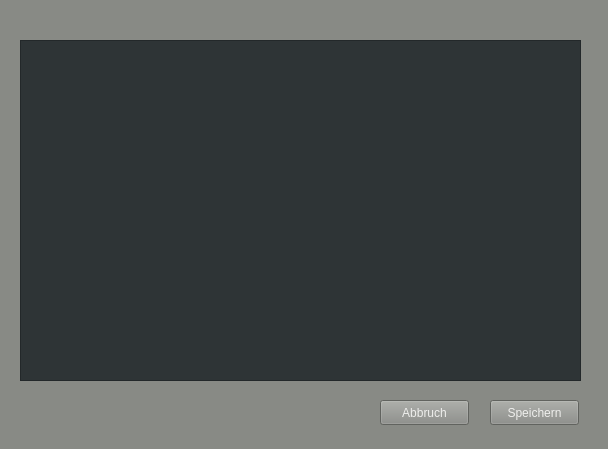
<?xml version="1.0" encoding="UTF-8"?>
<ui version="4.0">
 <class>Form</class>
 <widget class="QWidget" name="Form">
  <property name="geometry">
   <rect>
    <x>0</x>
    <y>0</y>
    <width>608</width>
    <height>449</height>
   </rect>
  </property>
  <property name="windowTitle">
   <string>Einstellungen</string>
  </property>
  <property name="styleSheet">
   <string notr="true">background-color: rgb(136, 138, 133);
color: rgb(238, 238, 236);</string>
  </property>
  <widget class="QTextEdit" name="textEdit">
   <property name="geometry">
    <rect>
     <x>20</x>
     <y>40</y>
     <width>561</width>
     <height>341</height>
    </rect>
   </property>
   <property name="styleSheet">
    <string notr="true">background-color: rgb(46, 52, 54);
color: rgb(238, 238, 236);</string>
   </property>
   <property name="acceptRichText">
    <bool>false</bool>
   </property>
  </widget>
  <widget class="QPushButton" name="pushButton">
   <property name="geometry">
    <rect>
     <x>490</x>
     <y>400</y>
     <width>89</width>
     <height>25</height>
    </rect>
   </property>
   <property name="text">
    <string>Speichern</string>
   </property>
  </widget>
  <widget class="QPushButton" name="pushButton_2">
   <property name="geometry">
    <rect>
     <x>380</x>
     <y>400</y>
     <width>89</width>
     <height>25</height>
    </rect>
   </property>
   <property name="text">
    <string>Abbruch</string>
   </property>
  </widget>
 </widget>
 <resources/>
 <connections/>
</ui>
